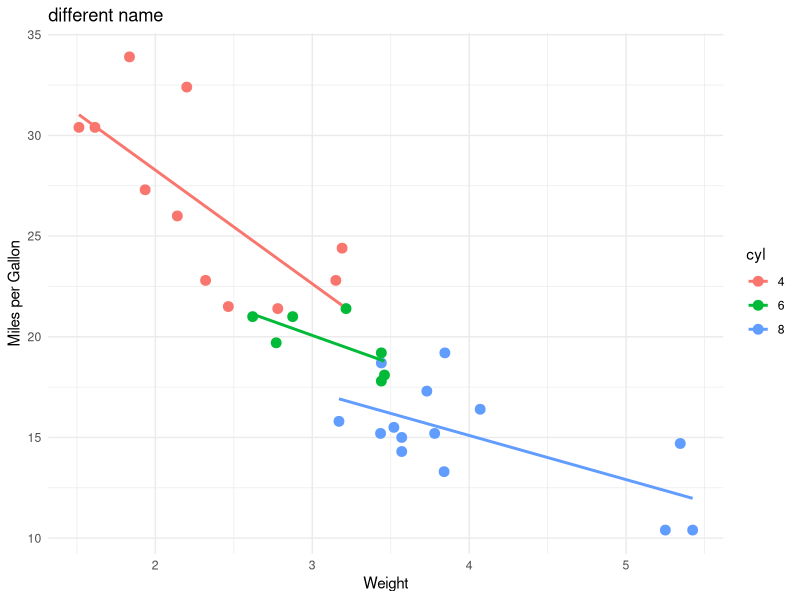

Write the R code that produced this figure.
library(dplyr)
library(ggplot2)

# Load dataset
data("mtcars")

# Convert rownames to a column
mtcars <- mtcars %>%
  mutate(car = rownames(mtcars))

# Create categorical variables
mtcars <- mtcars %>%
  mutate(
    cyl = factor(cyl),
    gear = factor(gear),
    efficiency = ifelse(mpg > median(mpg), "High", "Low")
  )

# Summary statistics by cylinders
summary_table <- mtcars %>%
  group_by(cyl) %>%
  summarise(
    avg_mpg = mean(mpg),
    avg_hp = mean(hp),
    count = n()
  )

print(summary_table)

# Filter and arrange
filtered <- mtcars %>%
  filter(hp > 100) %>%
  arrange(desc(mpg))

print(filtered)

# Plot
ggplot(mtcars, aes(x = wt, y = mpg, color = cyl)) +
  geom_point(size = 3) +
  geom_smooth(method = "lm", se = FALSE) +
  labs(
    title = "different name",
    x = "Weight",
    y = "Miles per Gallon"
  ) +
  theme_minimal()


# aggiungo una riga di prova 
